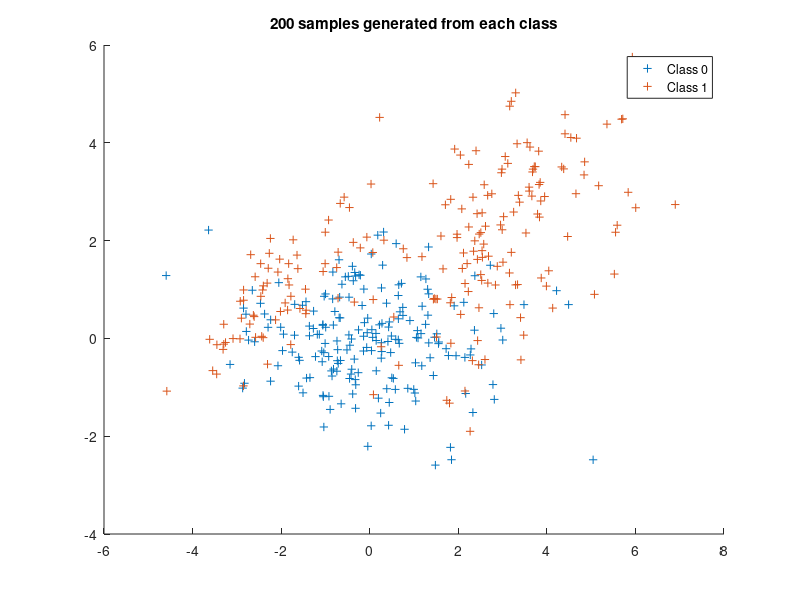

Reproduce this figure in MATLAB. (Note: this script raises an error after producing the figure.)
%% 1) Generate 2D synthetic data
N = 200;

% Class 0
m_0 = [0, 0]';
lambda_01 = 2;
lambda_02 = 1;
theta_0 = 0;
u_01 = [cos(theta_0), sin(theta_0)]';
u_02 = [-sin(theta_0), cos(theta_0)]';
C_0 = lambda_01*(u_01*u_01') + lambda_02*(u_02*u_02');

%rng('default')
data_0 = mvnrnd(m_0, C_0, N)';

% Class 1
% Component A
m_1A = [-2, 1]';
lambda_1A1 = 2;
lambda_1A2 = 1/4;
theta_1A = -3*pi/4;
u_1A1 = [cos(theta_1A), sin(theta_1A)]';
u_1A2 = [-sin(theta_1A), cos(theta_1A)]';
C_1A = lambda_1A1*(u_1A1*u_1A1') + lambda_1A2*(u_1A2*u_1A2');
pi_1A = 1/3;
% Component B
m_1B = [3, 2]';
lambda_1B1 = 3;
lambda_1B2 = 1;
theta_1B = pi/4;
u_1B1 = [cos(theta_1B), sin(theta_1B)]';
u_1B2 = [-sin(theta_1B), cos(theta_1B)]';
C_1B = lambda_1B1*(u_1B1*u_1B1') + lambda_1B2*(u_1B2*u_1B2');
pi_1B = 2/3;
% Mixture
dist_1 = gmdistribution([m_1A'; m_1B'], cat(3,C_1A,C_1B),[pi_1A, pi_1B]);

data_1 = random(dist_1,N)';

% Plot the generated data
figure(1); clf
scatter(data_0(1,:), data_0(2,:),'+')
hold on
scatter(data_1(1,:), data_1(2,:),'+r')
legend('Class 0', 'Class 1')
title('200 samples generated from each class')

% Save distribution parameters to .mat-file
save params.mat m_0 m_1A m_1B C_0 C_1A C_1B pi_1A pi_1B

%% 2) Use MAP to classify samples and compute the decision boundary

data = [data_0, data_1];
% Classify samples according to maximum likelihood
t = classifyByMAP(data); % t is a vector containing the labels of all samples

% Define the ranges and resolution of the grid used for computing the
% decision boundary
u = linspace(-10, 10, 100);
v = linspace(-10, 10, 100);

zp = zeros(length(u), length(v));

% Evaluate zp = p_0 - p_1 over the grid
for i = 1:length(u)
    for j = 1:length(v)
        x(:,j) = [u(i) v(j)]';
    end
    p_uv_0  = getProbability(x, 0);
    p_uv_1  = getProbability(x, 1);
    zp(:,i) = p_uv_0 - p_uv_1;
end

% Plot the decision boundary with the samples
figure(2);
scatter(data_0(1,:), data_0(2,:),'+b')
hold on
scatter(data_1(1,:), data_1(2,:),'+r')
hold on
contour(u,v,zp, [0, 0],'k', 'LineWidth', 2)
title('Decision boundary using the MAP rule')
legend('Class 0','Class 1','Decision boundary')

%% 3) Estimation of conditional probability of incorrect classification with MAP

N_test = 200;
Test_X_0 = mvnrnd(m_0, C_0, N_test)';
Test_X_1 = random(dist_1,N_test)';

data = [Test_X_0, Test_X_1];
t = classifyByMAP(data);

% Check which samples were correctly classified
corr_0 = 0;
corr_1 = 0;
for i=1:size(t,2)
    if (i<=N_test && t(i) == 0)
        corr_0 = corr_0 + 1;
    elseif (i>N_test && t(i) == 1)
        corr_1 = corr_1 + 1;
    end 
end
p_incorr_0 = (N_test - corr_0)/N_test
p_incorr_1 = (N_test - corr_1)/N_test

% Plot the decision boundary with the test samples
figure(3);
scatter(Test_X_0(1,:), Test_X_0(2,:),'.b')
hold on
scatter(Test_X_1(1,:), Test_X_1(2,:),'.r')
hold on
contour(u,v,zp, [0, 0],'k', 'LineWidth', 2)
title('Classification of 5000 samples using the MAP rule')
legend('Class 0','Class 1','Decision boundary')


%% 4) Kernelized logistic regression

N_training_samples = 200;
%rng('default')
X_0 = mvnrnd(m_0, C_0, N_training_samples/2)';
X_1 = random(dist_1,N_training_samples/2)';
l = 2.7;
X = [X_0 X_1];

K = -3*ones(N_training_samples);
for i=1:size(X,2)
    for j=1:size(X,2)
        K(i,j) = exp(-norm(X(:,i)-X(:,j))^2/(2*l^2));
    end
end

% Newton iterations
a = zeros(N_training_samples,1);
t = [zeros(N_training_samples/2,1); ones(N_training_samples/2,1)];

lambda = 1e-3;
for k=1:10
    y = 1./(1+exp(-a'*K))';
    R = diag(y.*(1-y));
    H = K*R*K+lambda*K;
    a0 = a;

    a = a - H\(K*(y-t+lambda*a));
    
    if (abs(a-a0)<0.01)
        k
        break
    end 
end


%% 5) Plotting of data points and decision boundary with the kernel trick

% Define the ranges of the grid
res = 150;
uk = linspace(-7, 7, res);
vk = linspace(-7, 7, res);

% Initialize space for the values to be plotted
zk = zeros(length(uk), length(vk));
ukp = zeros(1,1);
vkp = zeros(1,1);

% Evaluate z = a'*K over the grid
K_uv = zeros(N_training_samples,1);
figure(4); clf;
for i=1:length(uk)
    for j=1:length(vk)
        x_uv = [uk(i) ; vk(j)];
        for m=1:length(X)
            K_uv(m) = exp(-norm(X(:,m)-x_uv)^2/(2*l^2));
        end
        zk(i,j) = a'*K_uv;
        if (abs(zk(i,j)) < 0.2)
            ukp(end+1) = uk(i);
            vkp(end+1) = vk(j);
        end
    end
end


% Plot
scatter(X_0(1,:), X_0(2,:),'+b')
hold on
scatter(X_1(1,:), X_1(2,:),'+r')
hold on
scatter(ukp, vkp,'.k')
%contour(uk,vk,zk, [0 0], 'LineWidth', 2)
title('Classification from ASD samples using the kernel trick')
legend('Class 0','Class 1','Decision boundary')

%% 6)
corr_0 = 0;
corr_1 = 0;
K_temp = zeros(length(X),1);
zt = 0;
for i=1:length(X)
    for m=1:length(X)
        K_temp(m) = exp(-norm(X(:,m)-X(:,i))^2/(2*l^2));
    end
    zt = a'*K_temp;
    fprintf('Point nr %d at [%0.1f, %0.1f] has z = %0.2f\n',i,X(1,i),X(2,i),zt);
    if     (zt < 0 && i <= (length(X)/2))
        corr_0 = corr_0 + 1;
    elseif (zt > 0 && i >  (length(X)/2))
        corr_1 = corr_1 + 1;
    end
end
p_incorr_0 = (length(X)/2 - corr_0)/(length(X)/2)
p_incorr_1 = (length(X)/2 - corr_1)/(length(X)/2)

%% 7)

% Map the data to 3rd degree feature vectors, gather in matrix form
Phi = createFeatureMatrix([data_0 data_1]);
w = zeros(size(Phi(:,1)));
t = [zeros(1,N) ones(1,N)];

for k=1:50
    y = 1./(1+exp(-w'*Phi));
    R = diag(y.*(1-y));
    w0 = w;
    w = w - (Phi*R*Phi')\Phi*(y-t)';
    if (abs(w-w0)<0.001)
        k
        break
    end 
end
% Decision boundary

% Define the ranges of the grid
u = linspace(-10, 10, 200);
v = linspace(-10, 10, 200);

% Initialize space for the values to be plotted
zp = zeros(length(u), length(v));

% Evaluate z = theta*x over the grid
for i = 1:length(u)
    for j = 1:length(v)
        phi_uv = createFeatureMatrix([u(i) v(j)]');
        zp(j,i) = w'*phi_uv;
    end
end

% Plot the generated data
figure(2);
scatter(data_0(1,:), data_0(2,:),'+')
hold on
scatter(data_1(1,:), data_1(2,:),'+r')
contour(u,v,zp, [0, 0],'k', 'LineWidth', 2)
title('Classification from 200 samples using the MAP rule')
legend('Class 0','Class 1','Decision boundary')

% Classify generated samples
class_0_correct = 0;
class_1_correct = 0;
for i = 1:2*N
    z = w'*Phi(:,i);
    if (z < 0 && i <= N)
        % Sample from Class 0 classified as Class 0
        class_0_correct = class_0_correct + 1;
    end
    if (z > 0 && i > N)
        % Sample from Class 1 classified as Class 1
        class_1_correct = class_1_correct + 1;
    end     
end
correct_classification_percentage = ((class_0_correct + class_1_correct) / (2*N))*100


%% 3) 7test? Estimation of conditional probability of incorrect classification with MAP
N_test = 5000;
MAP_test_samples_0 = mvnrnd(m_0, C_0, N_test);
MAP_test_samples_1 = random(dist_1,N_test);

Phi = createFeatureMatrix([MAP_test_samples_0 MAP_test_samples_1]);

class_0_correct = 0;
class_1_correct = 0;
for i = 1:2*N_test
    z = w'*Phi(:,i);
    if (z < 0 && i <= N_test)
        % Sample from Class 0 classified as Class 0
        class_0_correct = class_0_correct + 1;
    end
    if (z > 0 && i > N_test)
        % Sample from Class 1 classified as Class 1
        class_1_correct = class_1_correct + 1
    end     
end
prob_error_class_0 = (N_test - class_0_correct) / N_test
prob_error_class_1 = (N_test - class_1_correct) / N_test


% Plot the generated data
figure(1); clf
scatter(MAP_test_samples_0(:,1), MAP_test_samples_0(:,2),'.')
hold on
scatter(MAP_test_samples_1(:,1), MAP_test_samples_1(:,2),'.r')
contour(u,v,zp, [0, 0],'k', 'LineWidth', 2)
title('Simulated classification of 1000 samples using the MAP rule')
legend('Class 0','Class 1','Decision boundary')
